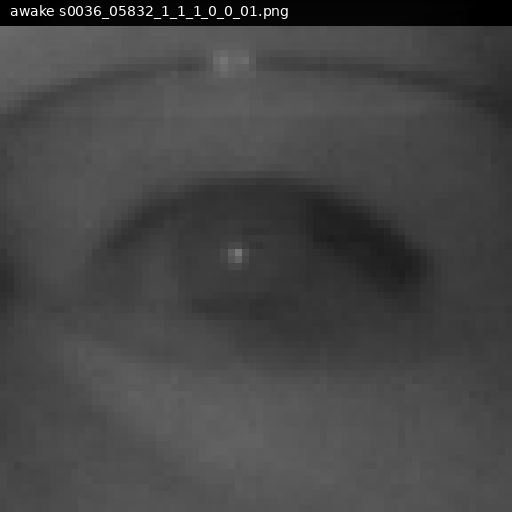
#> input picture glare_demo/mixed/awake_0_s0036_05832_1_1_1_0_0_01.png, 512 x 512 px; its folder holds only this picture in this run
$ python nir_glare_generator.py --input_dir glare_demo/mixed --output_dir out
#> lines starting #> are read from the running program, lines starting #| are printed output that depends on the picture
#!/usr/bin/env python3
"""
NIR Glasses Glare Generator
在眼睛图像上生成逼真的近红外眼镜反光效果。

Usage:
  python nir_glare_generator.py --input_dir ./eyes/ --output_dir ./eyes_glare/ --num 3

Modes:
  led_spot     - 单个/双个 IR LED 高亮圆斑（最常见）
  led_streak   - IR LED 拉丝反射（曲面镜片）
  ambient      - 环境光漫反射（大面积弱高光）
  mixed        - 随机混合以上模式
"""
import os
import argparse
import random
import numpy as np
from PIL import Image, ImageDraw, ImageFilter


def add_led_spot(img, intensity=1.0, num_spots=2):
    """单个或双个 IR LED 圆斑反光（最常见模式）"""
    w, h = img.size
    overlay = Image.new('L', (w, h), 0)
    draw = ImageDraw.Draw(overlay)

    # 反光位置：镜片上半部分（眼睛图的上 1/3 区域）
    for _ in range(num_spots):
        cx = random.randint(w // 5, 4 * w // 5)
        cy = random.randint(h // 8, h // 3)
        # IR LED 反光大小：小而亮
        radius_x = random.randint(max(3, w // 12), max(5, w // 6))
        radius_y = random.randint(max(2, h // 12), max(4, h // 8))

        # 外层光晕（柔和扩散）
        for r_mult, alpha in [(3.0, 0.15), (2.0, 0.3), (1.5, 0.5), (1.0, 0.9)]:
            rx, ry = int(radius_x * r_mult), int(radius_y * r_mult)
            brightness = int(255 * alpha * intensity)
            draw.ellipse(
                [cx - rx, cy - ry, cx + rx, cy + ry],
                fill=brightness
            )

        # 核心过曝点（像素饱和，纯白）
        core_r = max(1, radius_x // 4)
        draw.ellipse(
            [cx - core_r, cy - core_r, cx + core_r, cy + core_r],
            fill=255
        )

    # 轻微高斯模糊使边缘自然
    overlay = overlay.filter(ImageFilter.GaussianBlur(radius=1.5))

    # 合成
    if img.mode == 'L':
        img_np = np.array(img, dtype=np.float32)
        ov_np = np.array(overlay, dtype=np.float32)
        result = np.clip(img_np + ov_np * 0.7, 0, 255).astype(np.uint8)
        return Image.fromarray(result)
    else:
        # RGB: 叠加白色高光
        img_np = np.array(img, dtype=np.float32)
        ov_np = np.array(overlay, dtype=np.float32) / 255.0
        for c in range(3):
            img_np[:, :, c] = np.clip(
                img_np[:, :, c] * (1 - ov_np * 0.6) + 255 * ov_np * 0.6,
                0, 255
            )
        return Image.fromarray(img_np.astype(np.uint8))


def add_led_streak(img, intensity=1.0):
    """IR LED 拉丝/条状反光（曲面镜片上常见）"""
    w, h = img.size
    overlay = Image.new('L', (w, h), 0)
    draw = ImageDraw.Draw(overlay)

    # 水平或略倾斜的条状高光
    angle = random.uniform(-15, 15)
    cx = random.randint(w // 4, 3 * w // 4)
    cy = random.randint(h // 6, h // 3)
    streak_len = random.randint(w // 3, w // 2)
    streak_w = random.randint(max(2, h // 20), max(3, h // 12))

    # 画拉丝：多个重叠椭圆沿一条线
    steps = random.randint(5, 12)
    for i in range(steps):
        t = i / (steps - 1) - 0.5
        sx = cx + int(t * streak_len)
        sy = cy + int(t * streak_len * np.tan(np.radians(angle)))
        rx = random.randint(streak_w, streak_w * 2)
        ry = random.randint(max(1, streak_w // 2), streak_w)
        alpha = int(200 * intensity * (1 - abs(t) * 0.5))
        draw.ellipse([sx - rx, sy - ry, sx + rx, sy + ry], fill=alpha)

    # 中心最亮
    core_r = max(2, streak_w // 2)
    draw.ellipse([cx - core_r * 2, cy - core_r, cx + core_r * 2, cy + core_r], fill=int(255 * intensity))

    overlay = overlay.filter(ImageFilter.GaussianBlur(radius=1.0))

    if img.mode == 'L':
        img_np = np.array(img, dtype=np.float32)
        ov_np = np.array(overlay, dtype=np.float32)
        result = np.clip(img_np + ov_np * 0.5, 0, 255).astype(np.uint8)
        return Image.fromarray(result)
    else:
        img_np = np.array(img, dtype=np.float32)
        ov_np = np.array(overlay, dtype=np.float32) / 255.0
        for c in range(3):
            img_np[:, :, c] = np.clip(
                img_np[:, :, c] * (1 - ov_np * 0.5) + 255 * ov_np * 0.5,
                0, 255
            )
        return Image.fromarray(img_np.astype(np.uint8))


def add_ambient_glare(img, intensity=1.0):
    """环境光漫反射（大面积弱高光，镜片边缘）"""
    w, h = img.size
    overlay = Image.new('L', (w, h), 0)
    draw = ImageDraw.Draw(overlay)

    # 在镜片上方的弧形区域画渐变高光
    y_base = random.randint(h // 6, h // 3)
    for i in range(h // 3):
        y = y_base - i
        if y < 0:
            break
        alpha = int(80 * intensity * (1 - i / (h / 3)))
        x_center = w // 2 + random.randint(-w // 8, w // 8)
        x_half = int(w * 0.4 * (1 - i / (h / 3) * 0.3))
        draw.ellipse(
            [x_center - x_half, y - 2, x_center + x_half, y + 2],
            fill=alpha
        )

    overlay = overlay.filter(ImageFilter.GaussianBlur(radius=3))

    if img.mode == 'L':
        img_np = np.array(img, dtype=np.float32)
        ov_np = np.array(overlay, dtype=np.float32)
        result = np.clip(img_np + ov_np * 0.3, 0, 255).astype(np.uint8)
        return Image.fromarray(result)
    else:
        img_np = np.array(img, dtype=np.float32)
        ov_np = np.array(overlay, dtype=np.float32) / 255.0
        for c in range(3):
            img_np[:, :, c] = np.clip(
                img_np[:, :, c] * (1 - ov_np * 0.3) + 255 * ov_np * 0.3,
                0, 255
            )
        return Image.fromarray(img_np.astype(np.uint8))


def add_mixed(img, intensity=1.0):
    """随机组合多种反光模式"""
    funcs = [add_led_spot, add_led_streak, add_ambient_glare]
    # 至少 1 种，最多 2 种
    chosen = random.sample(funcs, k=random.randint(1, 2))
    result = img
    for f in chosen:
        sub_intensity = intensity * random.uniform(0.5, 1.0)
        result = f(result, intensity=sub_intensity)
    return result


def generate_glare(img, mode='mixed', intensity=None):
    """对单张图生成反光"""
    if intensity is None:
        intensity = random.uniform(0.4, 1.0)

    modes = {
        'led_spot': add_led_spot,
        'led_streak': add_led_streak,
        'ambient': add_ambient_glare,
        'mixed': add_mixed,
    }
    return modes[mode](img, intensity=intensity)


def main():
    parser = argparse.ArgumentParser(description='NIR Glasses Glare Generator')
    parser.add_argument('--input_dir', required=True, help='Input eye images')
    parser.add_argument('--output_dir', required=True, help='Output directory')
    parser.add_argument('--num', type=int, default=1, help='Number of glare variants per image (default: 1)')
    parser.add_argument('--mode', default='mixed', choices=['led_spot', 'led_streak', 'ambient', 'mixed'],
                        help='Glare mode (default: mixed)')
    parser.add_argument('--intensity', type=float, default=None,
                        help='Fixed intensity 0-1 (default: random 0.4-1.0)')
    parser.add_argument('--seed', type=int, default=None, help='Random seed')
    args = parser.parse_args()

    if args.seed:
        random.seed(args.seed)
        np.random.seed(args.seed)

    exts = {'.png', '.jpg', '.jpeg', '.bmp'}
    files = sorted([f for f in os.listdir(args.input_dir) if os.path.splitext(f)[1].lower() in exts])
    print(f"Found {len(files)} images, generating {args.num} variant(s) each")

    count = 0
    for fname in files:
        img = Image.open(os.path.join(args.input_dir, fname))
#> img is the input picture: PIL image 512x512 RGB; min 0, max 255, mean 69.7

        for i in range(args.num):
            glare_img = generate_glare(img, mode=args.mode, intensity=args.intensity)
            if args.num == 1:
                out_name = fname
            else:
                base, ext = os.path.splitext(fname)
                out_name = f"{base}_glare{i}{ext}"

            os.makedirs(args.output_dir, exist_ok=True)
            out_path = os.path.join(args.output_dir, out_name)
            glare_img.save(out_path)
            count += 1
#> this loop made 1 pass
#> pass 1, in add_led_spot, `overlay = overlay.filter(ImageFilter.GaussianBlur(radius=1.5))`:
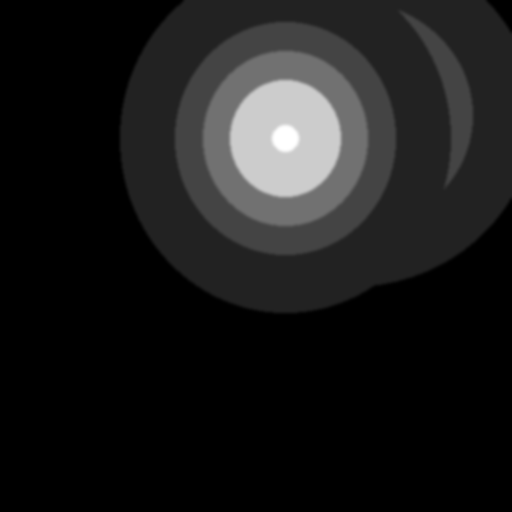
#> overlay: PIL image 512x512 L; min 0, max 255, mean 26.8
#> after the loop:
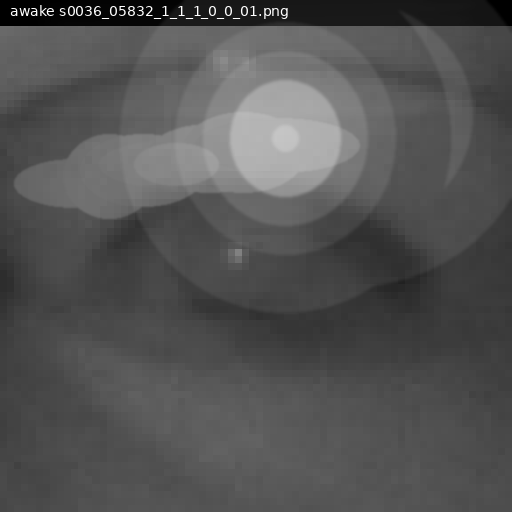
#> glare_img: PIL image 512x512 RGB; min 0, max 255, mean 83.4
#> after the loop, count = 1

    print(f"Generated {count} images -> {args.output_dir}")
#| Generated 1 images -> out


if __name__ == '__main__':
    main()

$ run again, on glare_demo/mixed/awake_4_s0037_09150_1_1_1_0_0_01.png
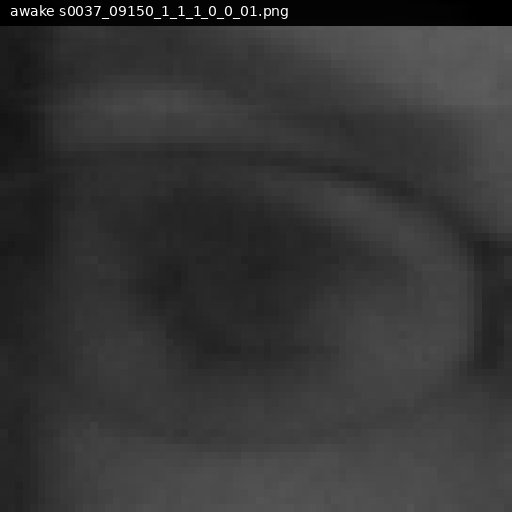
#> input picture glare_demo/mixed/awake_4_s0037_09150_1_1_1_0_0_01.png, 512 x 512 px
#> in main, img is the input picture: PIL image 512x512 RGB; min 0, max 255, mean 53.6
#> after the loop in main, `for i in range(args.num):`:
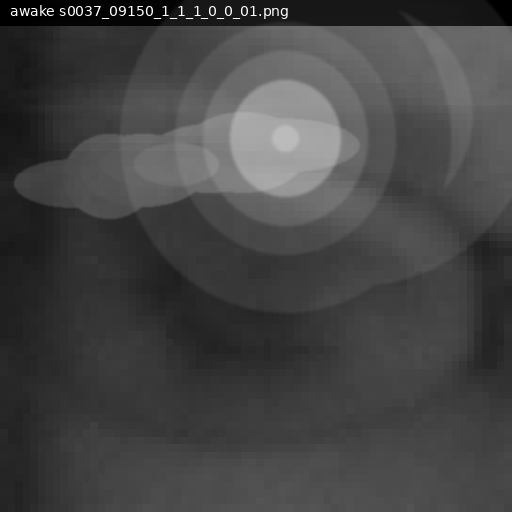
#> glare_img: PIL image 512x512 RGB; min 0, max 255, mean 68.5
#> after the loop in main, `for i in range(args.num):`: count = 1
#| Generated 1 images -> out

$ run again, on glare_demo/mixed/awake_5_s0018_04139_0_1_1_2_0_01.png
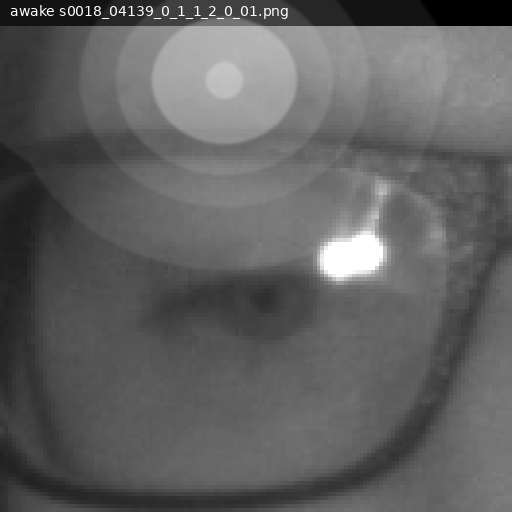
#> input picture glare_demo/mixed/awake_5_s0018_04139_0_1_1_2_0_01.png, 512 x 512 px
#> in main, img is the input picture: PIL image 512x512 RGB; min 0, max 255, mean 96.6
#> after the loop in main, `for i in range(args.num):`:
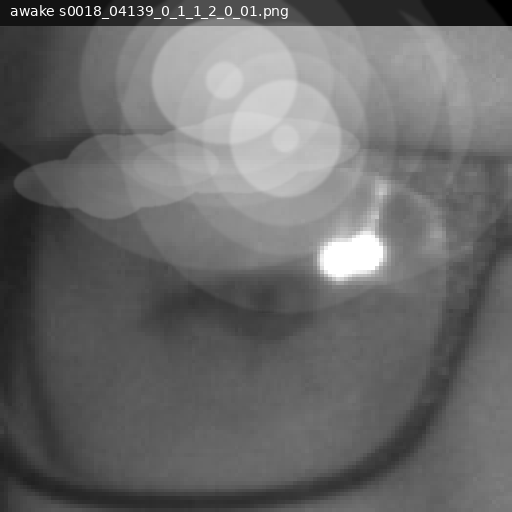
#> glare_img: PIL image 512x512 RGB; min 0, max 255, mean 106.4
#> after the loop in main, `for i in range(args.num):`: count = 1
#| Generated 1 images -> out

$ run again, on glare_demo/mixed/awake_6_s0014_06967_0_1_1_0_1_01.png
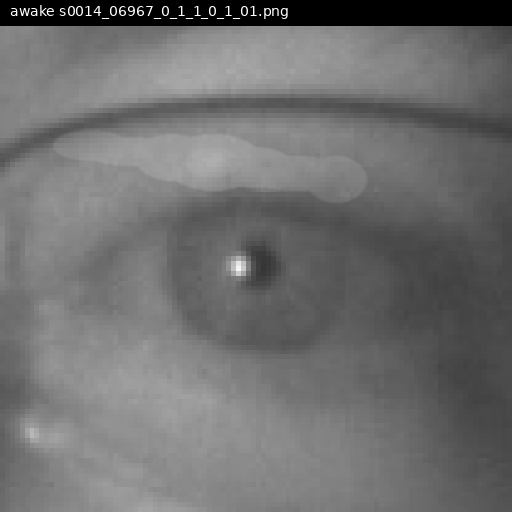
#> input picture glare_demo/mixed/awake_6_s0014_06967_0_1_1_0_1_01.png, 512 x 512 px
#> in main, img is the input picture: PIL image 512x512 RGB; min 0, max 255, mean 111
#> after the loop in main, `for i in range(args.num):`:
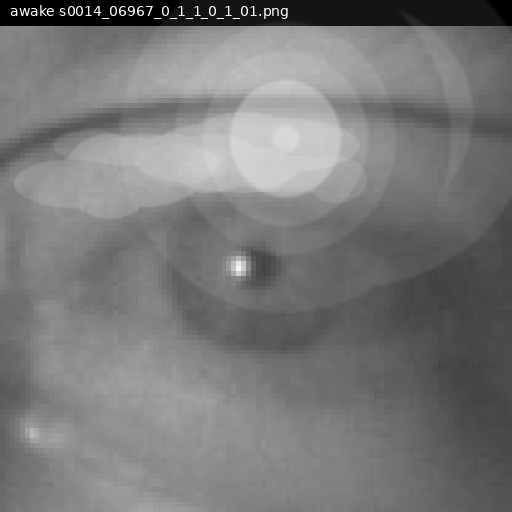
#> glare_img: PIL image 512x512 RGB; min 0, max 255, mean 120.9
#> after the loop in main, `for i in range(args.num):`: count = 1
#| Generated 1 images -> out

$ run again, on glare_demo/mixed/awake_1_s0036_05953_1_1_1_0_0_01.png
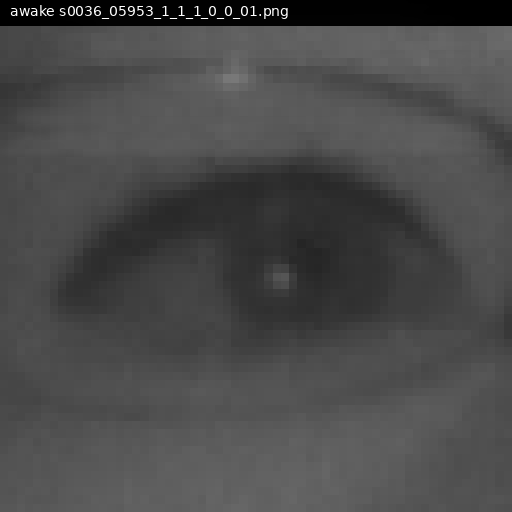
#> input picture glare_demo/mixed/awake_1_s0036_05953_1_1_1_0_0_01.png, 512 x 512 px
#> in main, img is the input picture: PIL image 512x512 RGB; min 0, max 255, mean 73.4
#> after the loop in main, `for i in range(args.num):`:
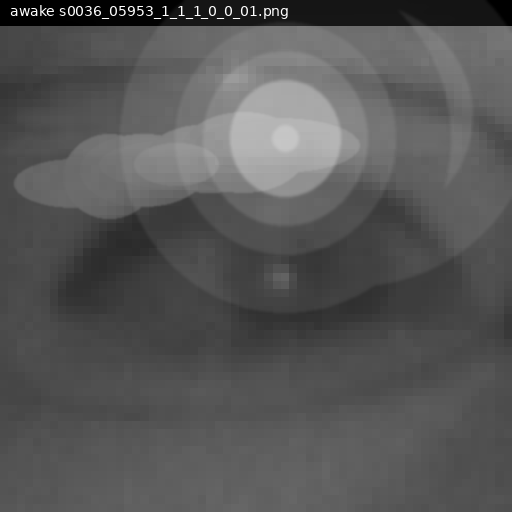
#> glare_img: PIL image 512x512 RGB; min 0, max 255, mean 86.7
#> after the loop in main, `for i in range(args.num):`: count = 1
#| Generated 1 images -> out
